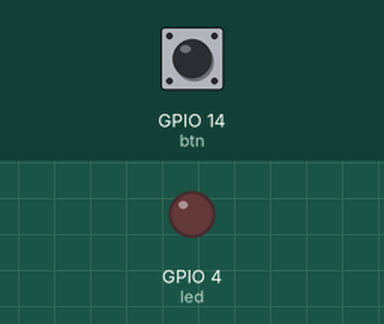
This sketch was run on a simulated ESP32. Shown: output pins drawn as LEDs (lit = HIGH). The inputs (shaded band) are chosen by the test bench; at power-on: GPIO 14 (btn) LOW.

Above: at 1.2 s.
1.3 s: GPIO 14 (btn) pulled HIGH for 0.15 s
At 1.37 s:
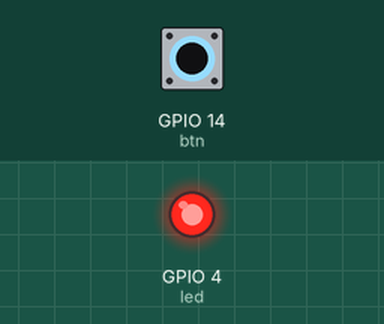
2.9 s: GPIO 14 (btn) pulled HIGH for 3.2 s
At 6.6 s:
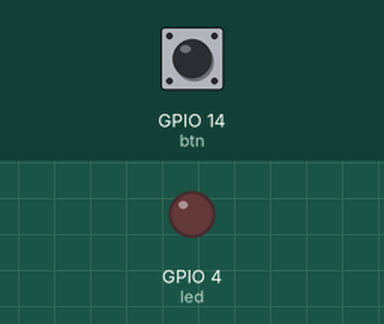
Timing chart, 0 to 8.1 s (numbered marks = the images above; inputs shaded):
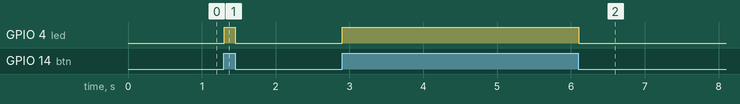

The sketch:

sketch.ino
```cpp
int led=4;
int btn=14;

void setup() {
  Serial.begin(9600);
  pinMode(led, OUTPUT);
  pinMode(btn, INPUT);
}

void loop() {
  int edoBtn=digitalRead(btn);
  digitalWrite(led, edoBtn);
  delay(50);
}
```

Measured:
- after the input at 1.3 s, GPIO 4 (led): LOW → HIGH at once, → LOW 0.15 s later
- after the input at 2.9 s, GPIO 4 (led): LOW → HIGH at once, → LOW 3.2 s later
